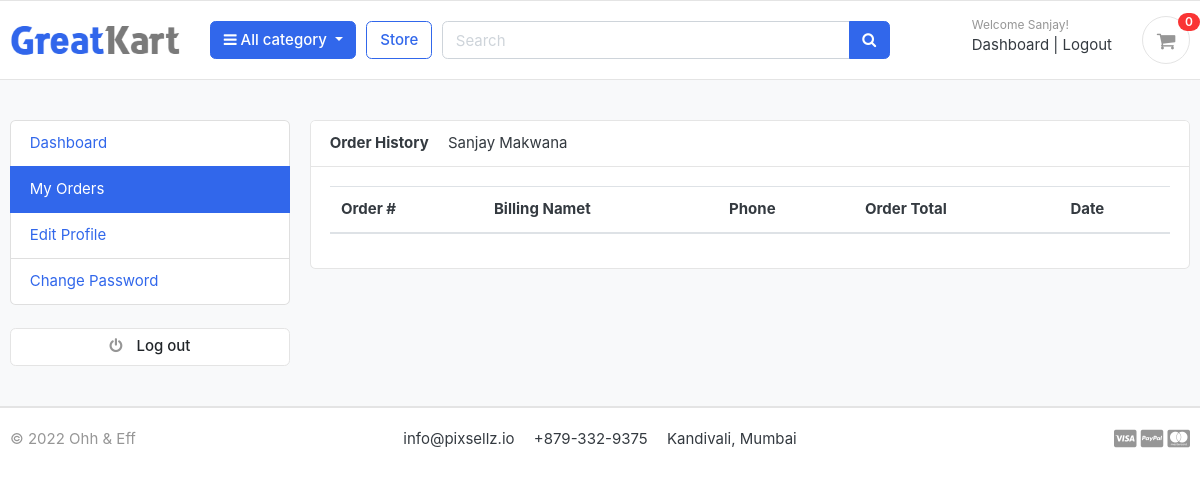
The app's page /accounts/my_orders/ (signed in), older data.
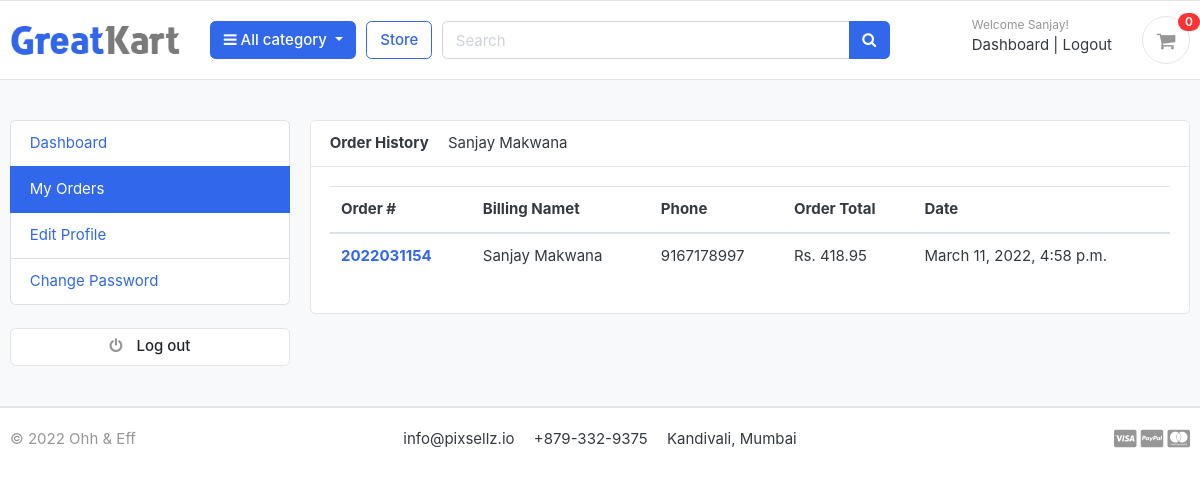
The same page, newer data.
### orders/models.py (models this page shows, shortened)
class Order(models.Model):
    STATUS = (
        ('New', 'New'),
        ('Accepted','Accepted'),
        ('Completed','Completed'),
        ('Cancelled','Cancelled'),
    )
    user = models.ForeignKey(Account, on_delete=models.SET_NULL, null=True)
    payment = models.ForeignKey(Payment, on_delete=models.SET_NULL, blank=True, null=True)
    order_number = models.CharField(max_length=20)
    first_name = models.CharField(max_length=50)
    last_name = models.CharField(max_length=50)
    phone = models.CharField(max_length=15)
    email = models.EmailField(max_length=50)
    address_line_1 = models.CharField(max_length=50)
    address_line_2 = models.CharField(max_length=50, blank=True)
    country = models.CharField(max_length=50)
    state = models.CharField(max_length=50)
    city = models.CharField(max_length=50)
    order_note = models.CharField(max_length=100, blank=True)
    order_total = models.FloatField()
    tax = models.FloatField()
    status = models.CharField(max_length=100, choices=STATUS, default='New')
    ip = models.CharField(blank=True,max_length=20)
    is_ordered = models.BooleanField(default=False)
    created_at = models.DateTimeField(auto_now_add=True)
    updated_at = models.DateTimeField(auto_now=True)
    def full_name(self):
        return f'{self.first_name} {self.last_name}'

### accounts/views.py (the view)
# urls.py: path('my_orders/', views.my_orders, name='my_orders'),
@login_required(login_url='login')
def my_orders(request):
    orders = Order.objects.filter(user = request.user, is_ordered = True).order_by('-created_at')
    context = {
        'orders' : orders
    }
    return render(request, 'accounts/my_orders.html', context=context)

### accounts/models.py (called while the page is built)
    def full_name(self):
        return f'{self.first_name} {self.last_name}'

### carts/context_processors.py (called while the page is built)
def counter(request, cart_count = 0):
    if 'admin' in request.path:
        return {}
    else:
        try:
            cart = Cart.objects.filter(cart_id = _cart_id(request))
            if request.user.is_authenticated:
                cart_items = CartItem.objects.all().filter(user=request.user)
            else:
                cart_items = CartItem.objects.all().filter(cart=cart[:1])
            for cart_item in cart_items:
                cart_count += cart_item.quantity
        except Cart.DoesNotExist:
            cart_count = 0
    return dict(cart_count=cart_count)

### carts/views.py (called while the page is built)
def _cart_id(request):
    cart = request.session.session_key
    if not cart:
        cart = request.session.create()
    return cart

### category/context_processors.py (called while the page is built)
def menu_links(request):
    links = Category.objects.all()
    return dict(links = links)

### category/models.py (called while the page is built)
    def get_url(self):
        return reverse('products_by_category', args=[self.slug])

### templates/accounts/my_orders.html (shortened to what this page needs)
{% extends 'base.html' %}
{% block content %}
<section class="section-conten padding-y bg">
    <div class="container">
        <div class="row">
        {% include 'includes/dashboard_sidebar.html' %}
        <main class="col-md-9">
            <article class="card">
            <header class="card-header">
                <strong class="d-inline-block mr-3">Order History</strong>
                <span>{{user.full_name}}</span>
            </header>
            <div class="card-body">
                <div class="row">
                    <div class="col-md-12">
                        <table class="table table-hover">
                            <thead>
                              <tr>
                                <th scope="col">Order #</th>
                                <th scope="col">Billing Namet</th>
                                <th scope="col">Phone</th>
                                <th scope="col">Order Total</th>
                                <th scope="col">Date</th>
                              </tr>
                            </thead>
                            <tbody>
                                {% for order in orders %}
                                    <tr>
                                        <th scope="row"><a href="{% url 'order_detail' order.order_number %}">{{order.order_number}}</a></th>
                                        <td>{{order.full_name}}</td>
                                        <td>{{order.phone}}</td>
                                        <td>Rs. {{order.order_total}}</td>
                                        <td>{{order.created_at}}</td>
                                    </tr>
                               {% endfor %}
                            </tbody>
                          </table>
                    </div>
                </div>
            </div>
            </article>
        </main>
    </div>
    </div>
    </section>
{% endblock %}

Row changes from the older to the newer data that the page shows:
added Order: order_number "2022031154", full_name "Sanjay Makwana", phone "9167178997", order_total "418.95", created_at "March 11, 2022, 4:58 p.m."
